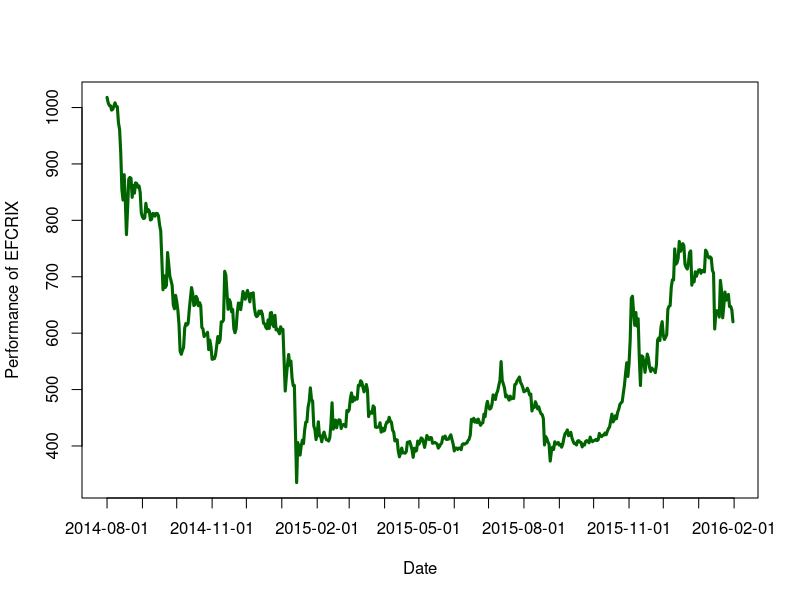

The R source for this figure:
rm(list = ls(all = TRUE))
graphics.off()

# please change your working directory 
# setwd('C:/...')

efcrix            = read.csv("efcrix.csv", header = FALSE)
efcrix$V1         = as.character(efcrix$V1)
last_substr       = substr(efcrix$V1, (nchar(efcrix$V1[1]) - 4), 
    (nchar(efcrix$V1[1]) - 3))
last_substr_which = which(last_substr != c(last_substr[-1], tail(last_substr, 
    n = 1))) + 1
last_substr_which = c(1, last_substr_which)
names_crix        = efcrix$V1[last_substr_which]

plot(efcrix[, 2], type = "l", col = "darkgreen", xaxt = "n", lwd = 3, 
     xlab = "Date", ylab = "Performance of EFCRIX")
axis(1, at = c(last_substr_which, 550), label = c(names_crix, "2016-02-01"))